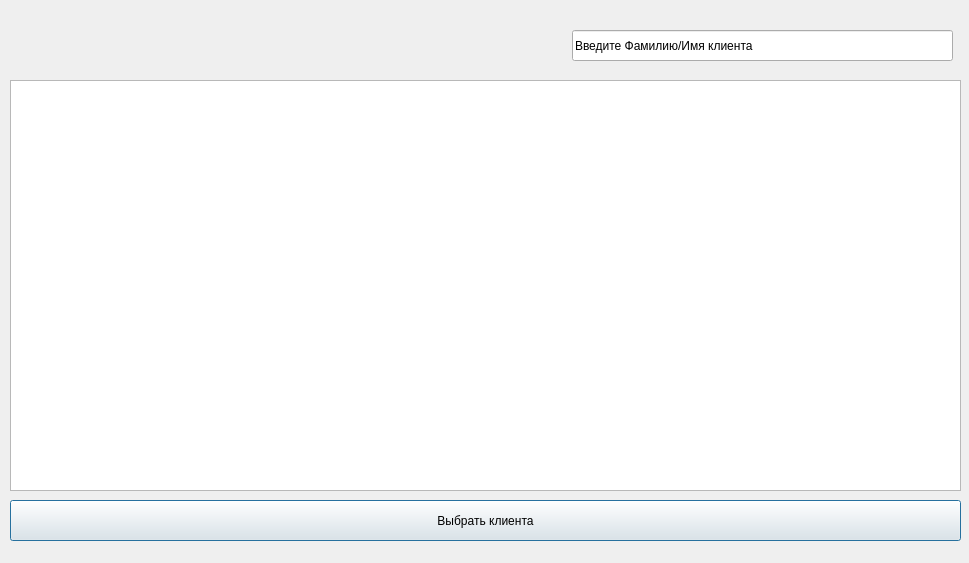
<?xml version="1.0" encoding="UTF-8"?>
<ui version="4.0">
 <class>Dialog</class>
 <widget class="QDialog" name="Dialog">
  <property name="geometry">
   <rect>
    <x>0</x>
    <y>0</y>
    <width>969</width>
    <height>563</height>
   </rect>
  </property>
  <property name="windowTitle">
   <string>Dialog</string>
  </property>
  <widget class="QTableWidget" name="tableWidget">
   <property name="geometry">
    <rect>
     <x>10</x>
     <y>80</y>
     <width>951</width>
     <height>411</height>
    </rect>
   </property>
  </widget>
  <widget class="QPushButton" name="pushButton_3">
   <property name="geometry">
    <rect>
     <x>10</x>
     <y>500</y>
     <width>951</width>
     <height>41</height>
    </rect>
   </property>
   <property name="text">
    <string>Выбрать клиента</string>
   </property>
  </widget>
  <widget class="QLineEdit" name="lineEdit">
   <property name="geometry">
    <rect>
     <x>572</x>
     <y>30</y>
     <width>381</width>
     <height>31</height>
    </rect>
   </property>
   <property name="text">
    <string>Введите Фамилию/Имя клиента</string>
   </property>
  </widget>
 </widget>
 <resources/>
 <connections/>
</ui>
